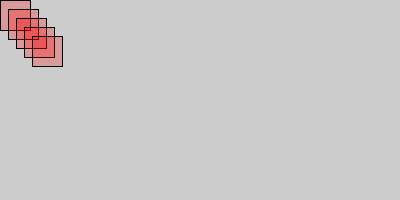
Frame 1 (no input)
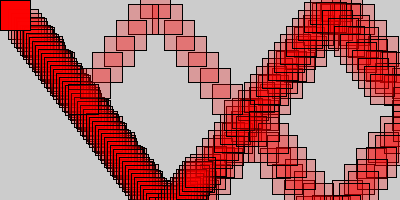
Frame 60 (the mouse pressed at the canvas centre just before this capture)
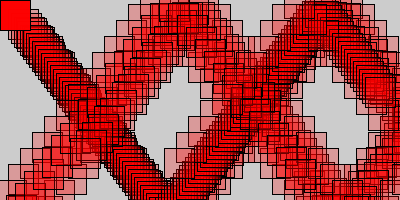
Frame 120 (the mouse held since frame 60 and released just before this capture)

The Processing sketch that drew these frames (run headless with seeded random() and noise(); from frame 60 on, the mouse is pressed at the canvas centre):

// Processing sketch: processing_62773
// ── processing_62773.pde

int[] xspeed=new int[5];
int[] yspeed=new int[5];
int[] x=new int[5];
int[] y=new int[5];

void setup()
{
  size (400,200);
  for (int i=0; i<5; i++)
  {
     x[i]=5*i;  
     y[i]=5*i;
     xspeed[i]=3*i;
     yspeed[i]=4*i;
  }
}
 
void draw()
{
  for(int i=0; i<5; i++) 
  {
     x[i]=x[i]+xspeed[i];

      if (x[i]>=width || x[i]<=0)
      {
       xspeed[i]= xspeed[i]*-1;
       fill(100*i,0,0);
      }
        
      y[i]=y[i]+yspeed[i];
      if(y[i]>=height||y[i]<=0)
      {
        yspeed[i]=yspeed[i]*-1;
        fill(50*i,20,100);
       // rect(x[i],y[i],30,30);
      }
   // fill (0,100,45);
    stroke(0);
    // 25% opacity.
    fill(255,0,0,63);
    rect(x[i],y[i],30,30);
    
  }


}
